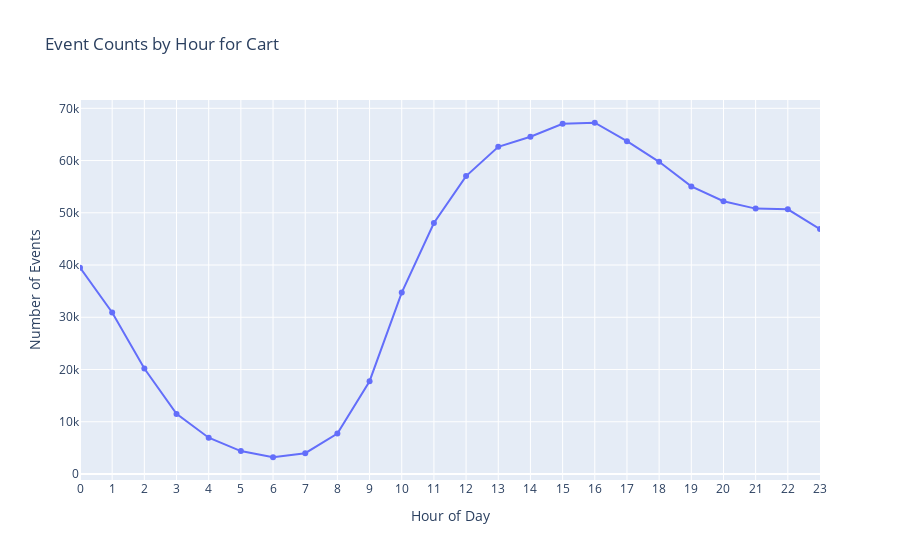
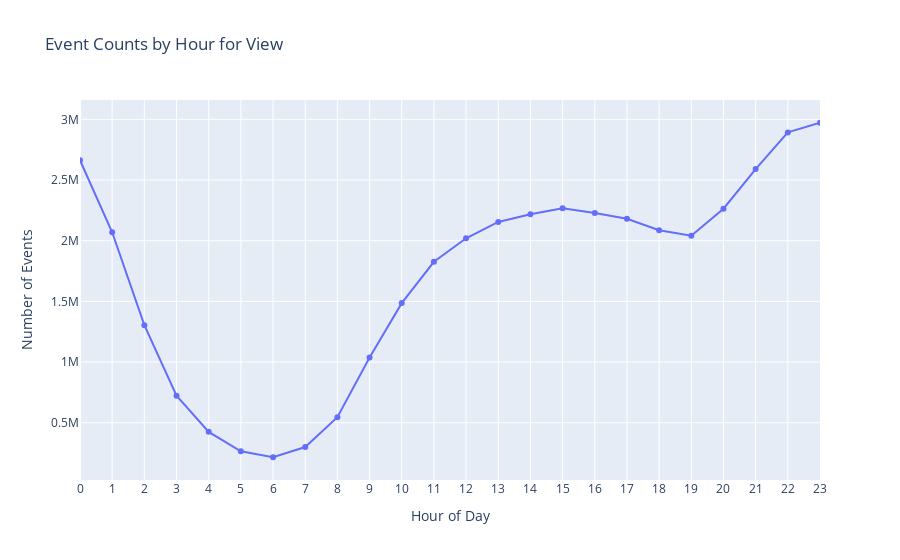
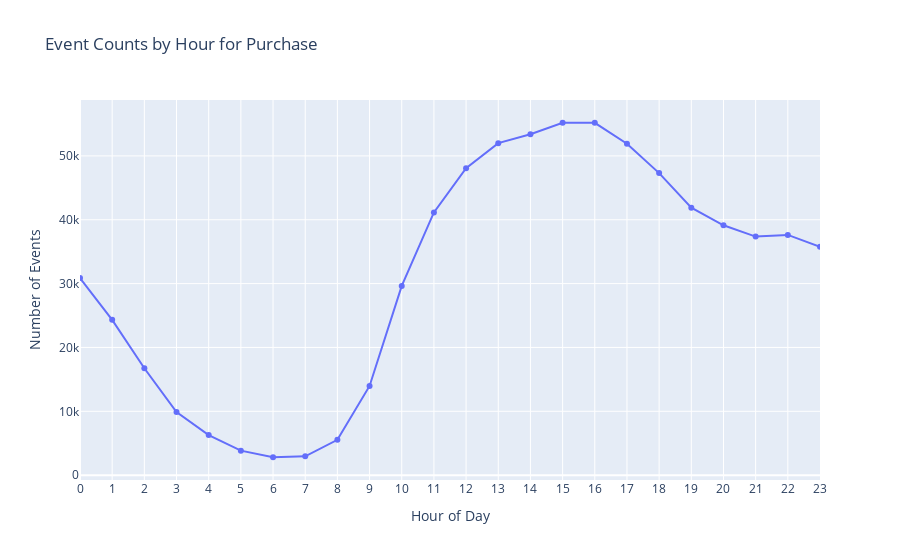

Notebook code for these charts, in order:
### Code cell
# Assuming df is a Spark DataFrame, convert it to Pandas DataFrame
df_pandas = df.groupBy('event_type', 'hour').count().toPandas()



# Create separate charts for each event type
event_types = df_pandas['event_type'].unique()

for event_type in event_types:
    df_event = df_pandas[df_pandas['event_type'] == event_type].sort_values(by='hour')
    
    fig = px.line(df_event, x='hour', y='count',
                  title=f'Event Counts by Hour for {event_type.capitalize()}',
                  labels={'hour': 'Hour of Day', 'count': 'Number of Events'},
                  markers=True)

    fig.update_layout(
        xaxis_title='Hour of Day',
        yaxis_title='Number of Events',
        xaxis=dict(
            tickmode='linear',
            tick0=0,
            dtick=1,
            range=[0, 23]
        ),
        hovermode='x unified'
    )

    # Show the plot
    fig.show()

### Figure 1 — Plotly figure (JSON) as saved in the notebook; plotly's stock layout.template omitted (floating-point values rounded to 4 significant figures)
{"data": [{"hovertemplate": "Hour of Day=%{x}<br>Number of Events=%{y}<extra></extra>", "legendgroup": "", "line": {"color": "#636efa", "dash": "solid"}, "marker": {"symbol": "circle"}, "mode": "lines+markers", "name": "", "orientation": "v", "showlegend": false, "type": "scatter", "x": [0, 1, 2, 3, 4, 5, 6, 7, 8, 9, 10, 11, 12, 13, 14, 15, 16, 17, 18, 19, 20, 21, 22, 23], "xaxis": "x", "y": [39505, 30918, 20184, 11511, 6955, 4392, 3209, 3982, 7759, 17764, 34725, 48043, 57024, 62619, 64566, 67031, 67236, 63713, 59758, 55053, 52222, 50802, 50657, 46888], "yaxis": "y"}], "layout": {"autosize": true, "hovermode": "x unified", "legend": {"tracegroupgap": 0}, "title": {"text": "Event Counts by Hour for Cart"}, "xaxis": {"anchor": "y", "domain": [0, 1], "dtick": 1, "range": [0, 23], "tick0": 0, "tickmode": "linear", "title": {"text": "Hour of Day"}, "type": "linear"}, "yaxis": {"anchor": "x", "autorange": true, "domain": [0, 1], "range": [-2075.0, 72520.0], "title": {"text": "Number of Events"}, "type": "linear"}}}

### Figure 2 — Plotly figure (JSON) as saved in the notebook; plotly's stock layout.template omitted (floating-point values rounded to 4 significant figures)
{"data": [{"hovertemplate": "Hour of Day=%{x}<br>Number of Events=%{y}<extra></extra>", "legendgroup": "", "line": {"color": "#636efa", "dash": "solid"}, "marker": {"symbol": "circle"}, "mode": "lines+markers", "name": "", "orientation": "v", "showlegend": false, "type": "scatter", "x": [0, 1, 2, 3, 4, 5, 6, 7, 8, 9, 10, 11, 12, 13, 14, 15, 16, 17, 18, 19, 20, 21, 22, 23], "xaxis": "x", "y": [2663340, 2069720, 1304238, 722821, 425189, 264826, 216026, 299874, 545742, 1037315, 1485926, 1826454, 2020538, 2154468, 2217746, 2267899, 2229264, 2181560, 2086826, 2040927, 2263632, 2590385, 2892601, 2972082], "yaxis": "y"}], "layout": {"autosize": true, "hovermode": "x unified", "legend": {"tracegroupgap": 0}, "title": {"text": "Event Counts by Hour for View"}, "xaxis": {"anchor": "y", "domain": [0, 1], "dtick": 1, "range": [0, 23], "tick0": 0, "tickmode": "linear", "title": {"text": "Hour of Day"}, "type": "linear"}, "yaxis": {"anchor": "x", "autorange": true, "domain": [0, 1], "range": [-11420.0, 3200000.0], "title": {"text": "Number of Events"}, "type": "linear"}}}

### Figure 3 — Plotly figure (JSON) as saved in the notebook; plotly's stock layout.template omitted (floating-point values rounded to 4 significant figures)
{"data": [{"hovertemplate": "Hour of Day=%{x}<br>Number of Events=%{y}<extra></extra>", "legendgroup": "", "line": {"color": "#636efa", "dash": "solid"}, "marker": {"symbol": "circle"}, "mode": "lines+markers", "name": "", "orientation": "v", "showlegend": false, "type": "scatter", "x": [0, 1, 2, 3, 4, 5, 6, 7, 8, 9, 10, 11, 12, 13, 14, 15, 16, 17, 18, 19, 20, 21, 22, 23], "xaxis": "x", "y": [30873, 24325, 16748, 9892, 6278, 3837, 2802, 2949, 5526, 13968, 29634, 41146, 48071, 52005, 53406, 55197, 55183, 51904, 47311, 41888, 39138, 37363, 37632, 35773], "yaxis": "y"}], "layout": {"autosize": true, "hovermode": "x unified", "legend": {"tracegroupgap": 0}, "title": {"text": "Event Counts by Hour for Purchase"}, "xaxis": {"anchor": "y", "domain": [0, 1], "dtick": 1, "range": [0, 23], "tick0": 0, "tickmode": "linear", "title": {"text": "Hour of Day"}, "type": "linear"}, "yaxis": {"anchor": "x", "autorange": true, "domain": [0, 1], "range": [-1522.0, 59520.0], "title": {"text": "Number of Events"}, "type": "linear"}}}
